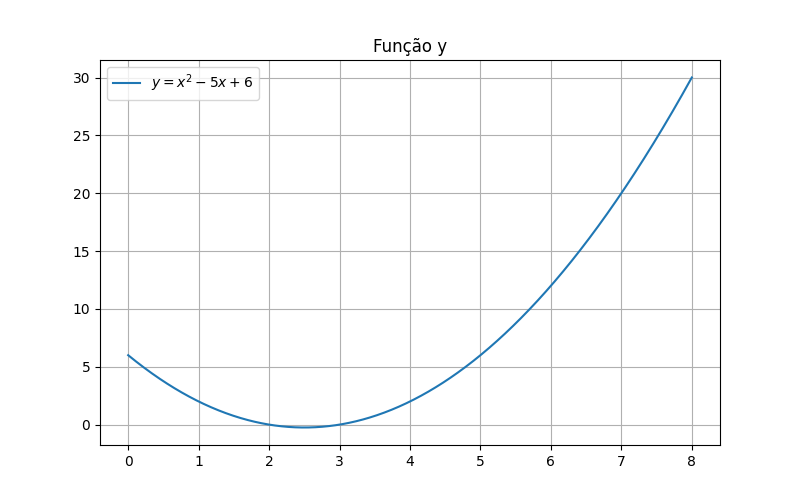

This figure's Python source:
"""28. Obtenha o gráfico da função"""

import numpy as np
import matplotlib.pyplot as plt

# Dados 0 < x < 8
x = np.linspace(0, 8, 1000)

# Função
y  = 6 -5*x + x**2

# Criar gráfico com todas as funções juntas
plt.figure(figsize=(8, 5))
plt.plot(x, y, label=r'$y = x^2 -5x + 6$')

plt.title("Função y")
plt.legend()
plt.grid()
plt.savefig("Q28.png")
plt.show()

